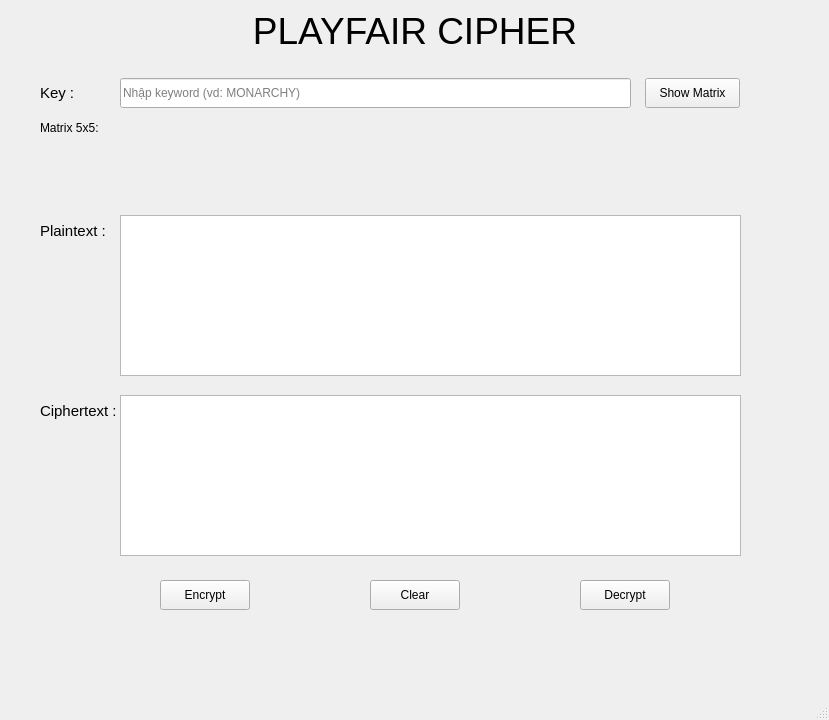
<?xml version="1.0" encoding="UTF-8"?>
<ui version="4.0">
 <class>MainWindow</class>
 <widget class="QMainWindow" name="MainWindow">
  <property name="geometry">
   <rect>
    <x>0</x>
    <y>0</y>
    <width>829</width>
    <height>720</height>
   </rect>
  </property>
  <property name="windowTitle">
   <string>Playfair Cipher</string>
  </property>
  <widget class="QWidget" name="centralwidget">
   <!-- Title -->
   <widget class="QLabel" name="label_title">
    <property name="geometry">
     <rect>
      <x>230</x>
      <y>0</y>
      <width>370</width>
      <height>61</height>
     </rect>
    </property>
    <property name="font">
     <font>
      <pointsize>28</pointsize>
     </font>
    </property>
    <property name="alignment">
     <set>Qt::AlignCenter</set>
    </property>
    <property name="text">
     <string>PLAYFAIR CIPHER</string>
    </property>
   </widget>

   <!-- Key label -->
   <widget class="QLabel" name="lbl_key">
    <property name="geometry">
     <rect>
      <x>40</x>
      <y>80</y>
      <width>60</width>
      <height>25</height>
     </rect>
    </property>
    <property name="font">
     <font>
      <pointsize>11</pointsize>
     </font>
    </property>
    <property name="text">
     <string>Key :</string>
    </property>
   </widget>

   <!-- Key input -->
   <widget class="QLineEdit" name="txt_key">
    <property name="geometry">
     <rect>
      <x>120</x>
      <y>78</y>
      <width>511</width>
      <height>30</height>
     </rect>
    </property>
    <property name="placeholderText">
     <string>Nhập keyword (vd: MONARCHY)</string>
    </property>
   </widget>

   <!-- Show Matrix Button -->
   <widget class="QPushButton" name="btn_showmatrix">
    <property name="geometry">
     <rect>
      <x>645</x>
      <y>78</y>
      <width>95</width>
      <height>30</height>
     </rect>
    </property>
    <property name="text">
     <string>Show Matrix</string>
    </property>
   </widget>

   <!-- Matrix display label -->
   <widget class="QLabel" name="lbl_matrix_title">
    <property name="geometry">
     <rect>
      <x>40</x>
      <y>118</y>
      <width>80</width>
      <height>20</height>
     </rect>
    </property>
    <property name="font">
     <font>
      <pointsize>9</pointsize>
     </font>
    </property>
    <property name="text">
     <string>Matrix 5x5:</string>
    </property>
   </widget>

   <!-- Matrix display -->
   <widget class="QLabel" name="lbl_matrix">
    <property name="geometry">
     <rect>
      <x>120</x>
      <y>112</y>
      <width>250</width>
      <height>90</height>
     </rect>
    </property>
    <property name="font">
     <font>
      <family>Courier New</family>
      <pointsize>10</pointsize>
     </font>
    </property>
    <property name="text">
     <string></string>
    </property>
    <property name="alignment">
     <set>Qt::AlignLeft|Qt::AlignTop</set>
    </property>
   </widget>

   <!-- Plaintext label -->
   <widget class="QLabel" name="lbl_plaintext">
    <property name="geometry">
     <rect>
      <x>40</x>
      <y>220</y>
      <width>80</width>
      <height>21</height>
     </rect>
    </property>
    <property name="font">
     <font>
      <pointsize>11</pointsize>
     </font>
    </property>
    <property name="text">
     <string>Plaintext :</string>
    </property>
   </widget>

   <!-- Plaintext input -->
   <widget class="QTextEdit" name="txt_plaintext">
    <property name="geometry">
     <rect>
      <x>120</x>
      <y>215</y>
      <width>621</width>
      <height>161</height>
     </rect>
    </property>
   </widget>

   <!-- Ciphertext label -->
   <widget class="QLabel" name="lbl_ciphertext">
    <property name="geometry">
     <rect>
      <x>40</x>
      <y>400</y>
      <width>80</width>
      <height>21</height>
     </rect>
    </property>
    <property name="font">
     <font>
      <pointsize>11</pointsize>
     </font>
    </property>
    <property name="text">
     <string>Ciphertext :</string>
    </property>
   </widget>

   <!-- Ciphertext output -->
   <widget class="QTextEdit" name="txt_ciphertext">
    <property name="geometry">
     <rect>
      <x>120</x>
      <y>395</y>
      <width>621</width>
      <height>161</height>
     </rect>
    </property>
   </widget>

   <!-- Encrypt Button -->
   <widget class="QPushButton" name="btn_encrypt">
    <property name="geometry">
     <rect>
      <x>160</x>
      <y>580</y>
      <width>90</width>
      <height>30</height>
     </rect>
    </property>
    <property name="text">
     <string>Encrypt</string>
    </property>
   </widget>

   <!-- Decrypt Button -->
   <widget class="QPushButton" name="btn_decrypt">
    <property name="geometry">
     <rect>
      <x>580</x>
      <y>580</y>
      <width>90</width>
      <height>30</height>
     </rect>
    </property>
    <property name="text">
     <string>Decrypt</string>
    </property>
   </widget>

   <!-- Clear Button -->
   <widget class="QPushButton" name="btn_clear">
    <property name="geometry">
     <rect>
      <x>370</x>
      <y>580</y>
      <width>90</width>
      <height>30</height>
     </rect>
    </property>
    <property name="text">
     <string>Clear</string>
    </property>
   </widget>

  </widget>
  <widget class="QMenuBar" name="menubar">
   <property name="geometry">
    <rect>
     <x>0</x>
     <y>0</y>
     <width>829</width>
     <height>21</height>
    </rect>
   </property>
  </widget>
  <widget class="QStatusBar" name="statusbar"/>
 </widget>
 <resources/>
 <connections/>
</ui>
